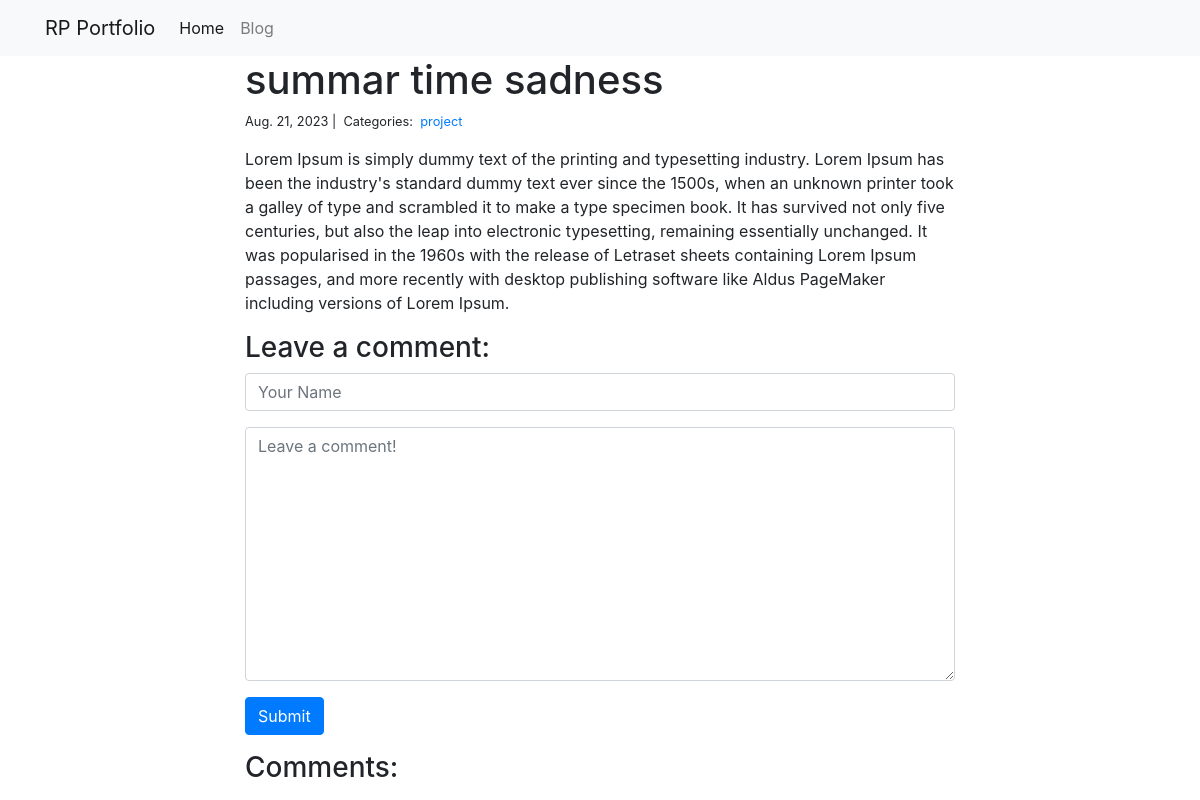
Page /blog/1/ on the committed database.
### blog/models.py (models this page shows)
class Post(models.Model):
    title = models.CharField(max_length=255)
    body = models.TextField()
    created_on = models.DateTimeField(auto_now_add=True)
    last_modified = models.DateTimeField(auto_now=True)
    categories = models.ManyToManyField('Category', related_name='posts')

class Category(models.Model):
    name = models.CharField(max_length=20)

### blog/views.py (the view, shortened to what this page needs)
# urls.py: path("<int:pk>/", views.blog_detail, name="blog_detail"),
def blog_detail(request, pk):
    post = Post.objects.get(pk=pk)
    form = CommentForm()
    comments = Comment.objects.filter(post=post)
    context = {
        "post": post,
        "comments": comments,
        "form": form,
    }
    return render(request, "blog_detail.html", context)

### blog/forms.py
class CommentForm(forms.Form):
    author = forms.CharField(
        max_length=60,
        widget=forms.TextInput(attrs={
            "class": "form-control",
            "placeholder": "Your Name"
        })
    )
    body = forms.CharField(widget=forms.Textarea(
        attrs={
            "class": "form-control",
            "placeholder": "Leave a comment!"
        })
    )

### blog/templates/blog_detail.html (shortened to what this page needs)
{% extends "base.html" %}
{% block page_content %}
<div class="col-md-8 offset-md-2">
    <h1>{{ post.title }}</h1>
    <small>
        {{ post.created_on.date }} |&nbsp;
        Categories:&nbsp;
        {% for category in post.categories.all %}
        <a href="{% url 'blog_category' category.name %}">
            {{ category.name }}
        </a>&nbsp;
        {% endfor %}
    </small>
    <p>{{ post.body | linebreaks }}</p>
    <h3>Leave a comment:</h3>
    <form action="/blog/{{ post.pk }}/" method="post">
        <div class="form-group">
            {{ form.author }}
        </div>
        <div class="form-group">
            {{ form.body }}
        </div>
        <button type="submit" class="btn btn-primary">Submit</button>
    </form>
    <h3>Comments:</h3>
</div>
{% endblock %}

### rows in the picture
Post: title "summar time sadness", created_on "Aug. 21, 2023", body "Lorem Ipsum is simply dummy text of the printing and typesetting industry. Lorem Ipsum has been the industry's standard dummy text ever since the 1500s, when an unknown printer took a galley of type and scrambled it to make a type specimen book. It has survived not only five centuries, but also the leap into electronic typesetting, remaining essentially unchanged. It was popularised in the 1960s with the release of Letraset sheets containing Lorem Ipsum passages, and more recently with desktop publishing software like Aldus PageMaker including versions of Lorem Ipsum."
Category: name "project"
